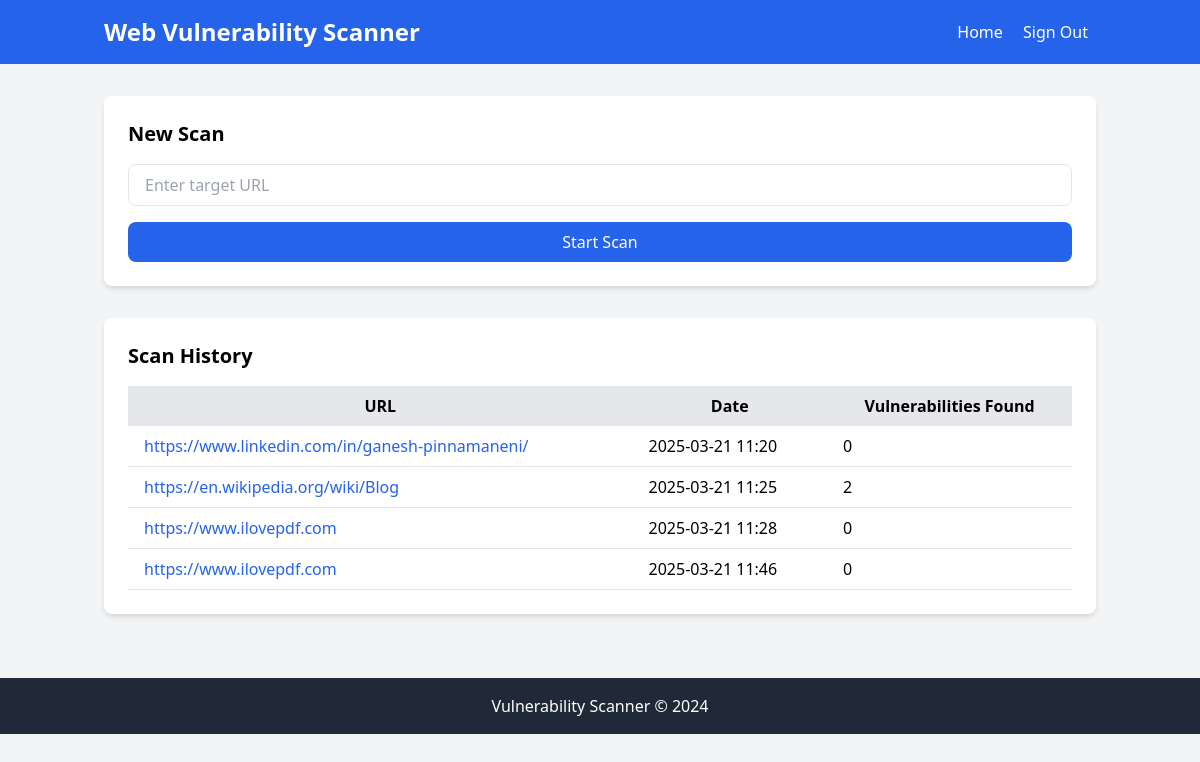
Screenshot of / (signed in) with the database file from the repository.
### models/database.py (models this page shows)
class Scan(db.Model):
    id = db.Column(db.Integer, primary_key=True)
    target_url = db.Column(db.String(500), nullable=False)
    timestamp = db.Column(db.DateTime, default=db.func.current_timestamp())
    vulnerabilities = db.relationship('Vulnerability', backref='scan', lazy=True)

### app.py (the view)
@app.route('/')
@login_required
def index():
    scans = Scan.query.all()
    return render_template('index.html', scans=scans)

### app.py (called while the page is built)
@login_manager.user_loader
def load_user(user_id):
    return User.query.get(int(user_id))

### templates/index.html
{% extends "layout.html" %}
{% block content %}
    <div class="bg-white p-6 rounded-lg shadow-md">
        <h2 class="text-xl font-semibold mb-4">New Scan</h2>
        <form action="{{ url_for('start_scan') }}" method="POST" class="space-y-4">
            <input
                type="url"
                name="url"
                placeholder="Enter target URL"
                required
                class="w-full px-4 py-2 border rounded-lg focus:outline-none focus:ring-2 focus:ring-blue-500"
            >
            <button
                type="submit"
                class="w-full bg-blue-600 text-white px-4 py-2 rounded-lg hover:bg-blue-700 transition-colors"
            >
                Start Scan
            </button>
        </form>
    </div>
    {% if current_user.is_authenticated %}
        <div class="mt-8 bg-white p-6 rounded-lg shadow-md">
            <h2 class="text-xl font-semibold mb-4">Scan History</h2>
            <table class="w-full">
                <thead>
                    <tr class="bg-gray-200">
                        <th class="px-4 py-2">URL</th>
                        <th class="px-4 py-2">Date</th>
                        <th class="px-4 py-2">Vulnerabilities Found</th>
                    </tr>
                </thead>
                <tbody>
                    {% for scan in scans %}
                    <tr class="border-b">
                        <td class="px-4 py-2">
                            <a href="{{ url_for('results', scan_id=scan.id) }}" class="text-blue-600 hover:underline">
                                {{ scan.target_url }}
                            </a>
                        </td>
                        <td class="px-4 py-2">{{ scan.timestamp.strftime('%Y-%m-%d %H:%M') }}</td>
                        <td class="px-4 py-2">{{ scan.vulnerabilities|length }}</td>
                    </tr>
                    {% endfor %}
                </tbody>
            </table>
        </div>
    {% endif %}
{% endblock %}

### templates/layout.html (shortened to what this page needs)
<!DOCTYPE html>
<html lang="en">
<head>
    <script src="https://cdn.tailwindcss.com"></script>
</head>
<body class="bg-gray-100">
    <header class="bg-blue-600 text-white py-4">
        <div class="container mx-auto px-4 flex justify-between items-center">
            <h1 class="text-2xl font-bold">Web Vulnerability Scanner</h1>
            <nav>
                {% if current_user.is_authenticated %}
                    <a href="{{ url_for('index') }}" class="mx-2 hover:underline">Home</a>
                    <a href="{{ url_for('logout') }}" class="mx-2 hover:underline">Sign Out</a>
                {% else %}
                    <a href="{{ url_for('index') }}" class="mx-2 hover:underline">Home</a>
                    <a href="{{ url_for('login') }}" class="mx-2 hover:underline">Sign In</a>
                    <a href="{{ url_for('register') }}" class="mx-2 hover:underline">Sign Up</a>
                {% endif %}
            </nav>
        </div>
    </header>
    <main class="container mx-auto px-4 py-8">
        {% block content %}{% endblock %}
    </main>
    <footer class="bg-gray-800 text-white py-4 mt-8">
        <div class="container mx-auto px-4 text-center">
            <p>Vulnerability Scanner © 2024</p>
        </div>
    </footer>
</body>
</html>

### rows the page displays
Scan: target_url "https://www.linkedin.com/in/ganesh-pinnamaneni/", timestamp "2025-03-21 11:20", vulnerabilities|length "0"
Scan: target_url "https://en.wikipedia.org/wiki/Blog", timestamp "2025-03-21 11:25", vulnerabilities|length "2"
Scan: target_url "https://www.ilovepdf.com", timestamp "2025-03-21 11:28", vulnerabilities|length "0"
Scan: target_url "https://www.ilovepdf.com", timestamp "2025-03-21 11:46", vulnerabilities|length "0"
